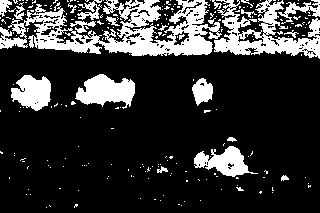
//> input picture 03 opencv3415/binary.bmp, 320 x 213 px
$ ./531形态学滤波器   (built with g++ and OpenCV 4)
//> lines starting //> are read from the running program, lines starting //| are printed output that depends on the picture; after the words box and inside, x2 and y2 are one past the last pixel; in counts of white or black regions, pixels touching at a corner belong together
#include <opencv2/core.hpp>
#include <opencv2/highgui.hpp>
#include <opencv2/imgproc.hpp>
#include <iostream>
using namespace cv;
using namespace std;

void main() {
	Mat image = imread("E:/cvpic/binary.bmp");
//> image is the input picture: 213 rows x 320 cols, CV_8UC3; 20.7% white; 230 white regions (208 under 20 px), largest, box (x1, y1, x2, y2) and area: (0, 0, 222, 56) 5711, (214, 0, 320, 59) 2737, (75, 74, 135, 109) 1306
	if (image.empty()) {
		cout << "NO PICTURE!\n";
		return;
	}
	imshow("initial", image);

	Mat closed;
	Mat element(5, 5, CV_8U, Scalar(1));
	morphologyEx(image, closed, MORPH_CLOSE, element);
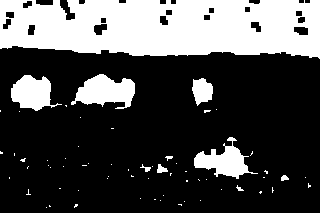
//> closed: 213 rows x 320 cols, CV_8UC3; 29.6% white; 64 white regions (54 under 20 px), largest, box (x1, y1, x2, y2) and area: (0, 0, 320, 59) 15807, (71, 74, 135, 109) 1382, (194, 137, 258, 179) 1143
	imshow("closed", closed);

	Mat opened;
	morphologyEx(image, opened, MORPH_OPEN, element);
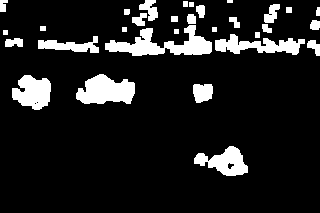
//> opened: 213 rows x 320 cols, CV_8UC3; 12% white; 31 white regions (1 under 20 px), largest, box (x1, y1, x2, y2) and area: (105, 25, 212, 56) 1538, (76, 74, 135, 104) 1262, (215, 34, 305, 55) 985
	imshow("opened", opened);

	Mat result; // 开启滤波器【先腐蚀后膨胀】
	erode(image, result, Mat());
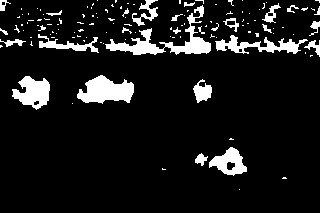
//> result: 213 rows x 320 cols, CV_8UC3; 10% white; 128 white regions (100 under 20 px), largest, box (x1, y1, x2, y2) and area: (105, 5, 211, 55) 1334, (77, 75, 134, 104) 1066, (12, 76, 50, 110) 798
	dilate(image, result, Mat());
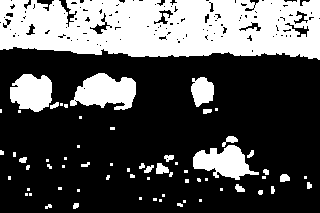
//> result: 213 rows x 320 cols, CV_8UC3; 32.1% white; 65 white regions (42 under 20 px), largest, box (x1, y1, x2, y2) and area: (0, 0, 320, 60) 15937, (70, 73, 136, 110) 1626, (193, 145, 259, 180) 1310
	imshow("erode and dilate", result);	// { 图像差别过大 }

	waitKey(0);
	system("pause");
}
